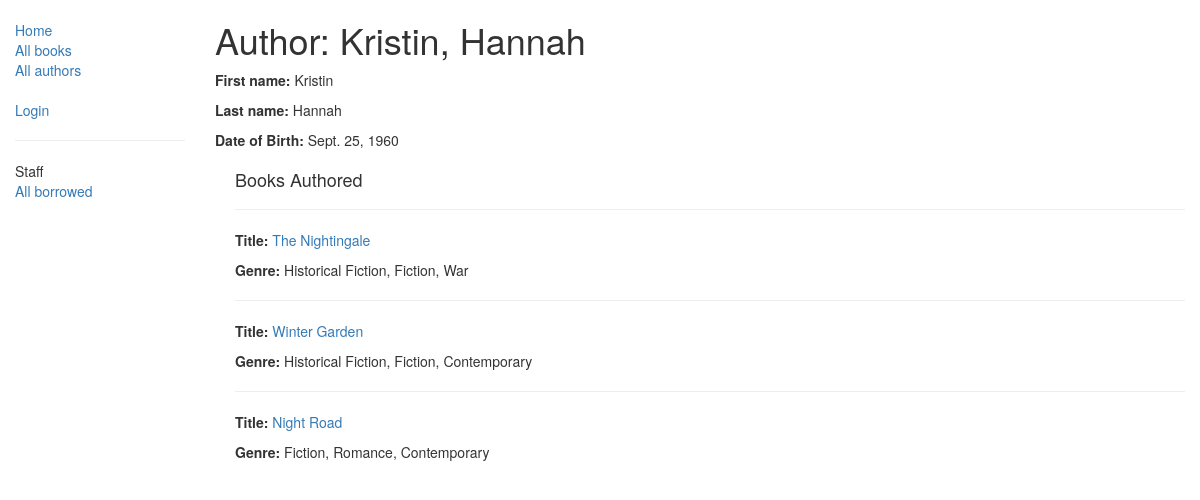
Page /catalog/authors/1 on the committed database.
### catalog/models.py (models this page shows, shortened)
class Author(models.Model):
    first_name = models.CharField(max_length=100)
    last_name = models.CharField(max_length=100)
    date_of_birth = models.DateField(null=True, blank=True)
    date_of_death = models.DateField('died', null=True, blank=True)

class Book(models.Model):
    title = models.CharField(max_length=200)
    author = models.ForeignKey('Author', on_delete=models.SET_NULL, null=True)
    summary = models.TextField(max_length=1000, help_text="Enter a brief description of the book")
    isbn = models.CharField('ISBN',max_length=13, help_text='13 Character <a href="https://www.isbn-international.org/content/what-isbn">ISBN number</a>')
    genre = models.ManyToManyField(Genre, help_text="Select a genre for this book")
    language = models.ForeignKey('Language', on_delete=models.SET_NULL, null=True)
    def get_absolute_url(self):
        return reverse('book-detail', args=[str(self.id)])
    def display_genre(self):
        """
        Creates a string for the Genre. This is required to display genre in Admin.
        """
        return ', '.join([ genre.name for genre in self.genre.all()[:3] ])
    display_genre.short_description = 'Genre'

class Genre(models.Model):
    name = models.CharField(max_length=200, help_text="Enter a book genre (e.g. Science Fiction, French Poetry etc.)")
    def __str__(self):
        return self.name

### catalog/views.py (the view)
# urls.py: url(r'^authors/(?P<pk>\d+)$', views.AuthorDetailView.as_view(), name='author-detail'),
class AuthorDetailView(generic.DetailView):
    model = Author

### catalog/templates/catalog/author_detail.html (shortened to what this page needs)
{% extends "base_generic.html" %}
{% block content %}
  <h1> Author: {{ author.first_name }}, {{ author.last_name }} </h1>
  <p><strong>First name: </strong> {{ author.first_name }} </p>
  <p><strong>Last name:</strong> {{ author.last_name }}</p>
  <p><strong>Date of Birth:</strong> {{ author.date_of_birth }}</p>
  <section style="margin-left:20px;margin-top:20px">
    <h4>Books Authored</h4>
    {% for book in author.book_set.all %}
    <hr>
    <p><strong> Title: </strong> <a href="{{ book.get_absolute_url }}">{{ book.title }} </a></p>
    <p><strong> Genre: </strong> {% for genre in book.genre.all %} {{ genre }}{% if not forloop.last %}, {% endif %}{% endfor %}</p>
    {% endfor %}
  </section>
{% endblock %}

### rows in the picture
Author: first_name "Kristin", last_name "Hannah", date_of_birth "Sept. 25, 1960"
Book: title "The Nightingale"
Genre: name "Historical Fiction"
Genre: name "Fiction"
Genre: name "War"
Book: title "Winter Garden"
Genre: name "Contemporary"
Book: title "Night Road"
Genre: name "Romance"
